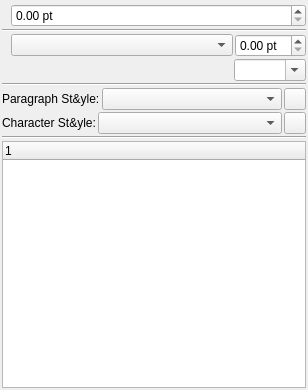
<?xml version="1.0" encoding="UTF-8"?>
<ui version="4.0">
 <class>PropertiesPalette_TextBase</class>
 <widget class="QWidget" name="PropertiesPalette_TextBase">
  <property name="geometry">
   <rect>
    <x>0</x>
    <y>0</y>
    <width>308</width>
    <height>390</height>
   </rect>
  </property>
  <property name="windowTitle">
   <string notr="true">Form</string>
  </property>
  <layout class="QVBoxLayout" name="verticalLayout">
   <property name="spacing">
    <number>2</number>
   </property>
   <property name="leftMargin">
    <number>2</number>
   </property>
   <property name="topMargin">
    <number>2</number>
   </property>
   <property name="rightMargin">
    <number>2</number>
   </property>
   <property name="bottomMargin">
    <number>2</number>
   </property>
   <item>
    <widget class="FontComboH" name="fonts" native="true"/>
   </item>
   <item>
    <layout class="QHBoxLayout" name="horizontalLayout">
     <item>
      <widget class="QLabel" name="fontSizeLabel">
       <property name="sizePolicy">
        <sizepolicy hsizetype="Preferred" vsizetype="Fixed">
         <horstretch>0</horstretch>
         <verstretch>0</verstretch>
        </sizepolicy>
       </property>
       <property name="text">
        <string/>
       </property>
       <property name="pixmap">
        <pixmap>../../resources/icons/zeichen.png</pixmap>
       </property>
       <property name="alignment">
        <set>Qt::AlignLeading|Qt::AlignLeft|Qt::AlignVCenter</set>
       </property>
      </widget>
     </item>
     <item>
      <widget class="ScrSpinBox" name="fontSize">
       <property name="sizePolicy">
        <sizepolicy hsizetype="MinimumExpanding" vsizetype="Fixed">
         <horstretch>0</horstretch>
         <verstretch>0</verstretch>
        </sizepolicy>
       </property>
       <property name="toolTip">
        <string>Font Size</string>
       </property>
       <property name="suffix">
        <string> pt</string>
       </property>
      </widget>
     </item>
    </layout>
   </item>
   <item>
    <widget class="Line" name="line_3">
     <property name="orientation">
      <enum>Qt::Horizontal</enum>
     </property>
    </widget>
   </item>
   <item>
    <layout class="QHBoxLayout" name="horizontalLayout_2">
     <item>
      <widget class="QLabel" name="lineSpacingLabel">
       <property name="sizePolicy">
        <sizepolicy hsizetype="Preferred" vsizetype="Fixed">
         <horstretch>0</horstretch>
         <verstretch>0</verstretch>
        </sizepolicy>
       </property>
       <property name="text">
        <string/>
       </property>
       <property name="pixmap">
        <pixmap>../../resources/icons/linespacing2.png</pixmap>
       </property>
      </widget>
     </item>
     <item>
      <widget class="QComboBox" name="lineSpacingModeCombo">
       <property name="sizePolicy">
        <sizepolicy hsizetype="MinimumExpanding" vsizetype="Fixed">
         <horstretch>0</horstretch>
         <verstretch>0</verstretch>
        </sizepolicy>
       </property>
       <property name="toolTip">
        <string>Select the line spacing mode</string>
       </property>
      </widget>
     </item>
     <item>
      <widget class="ScrSpinBox" name="lineSpacing">
       <property name="sizePolicy">
        <sizepolicy hsizetype="Preferred" vsizetype="Fixed">
         <horstretch>0</horstretch>
         <verstretch>0</verstretch>
        </sizepolicy>
       </property>
       <property name="toolTip">
        <string>Line Spacing</string>
       </property>
       <property name="suffix">
        <string> pt</string>
       </property>
      </widget>
     </item>
    </layout>
   </item>
   <item>
    <layout class="QHBoxLayout" name="horizontalLayout_5">
     <item alignment="Qt::AlignLeft">
      <widget class="DirectionSelect" name="textDirection" native="true"/>
     </item>
     <item>
      <widget class="AlignSelect" name="textAlignment" native="true"/>
     </item>
     <item>
      <spacer name="horizontalSpacer_2">
       <property name="orientation">
        <enum>Qt::Horizontal</enum>
       </property>
       <property name="sizeHint" stdset="0">
        <size>
         <width>40</width>
         <height>20</height>
        </size>
       </property>
      </spacer>
     </item>
     <item>
      <widget class="QComboBox" name="langCombo">
       <property name="toolTip">
        <string>Text Language</string>
       </property>
       <property name="editable">
        <bool>true</bool>
       </property>
      </widget>
     </item>
    </layout>
   </item>
   <item>
    <layout class="QHBoxLayout" name="horizontalLayout_6"/>
   </item>
   <item>
    <widget class="Line" name="line">
     <property name="orientation">
      <enum>Qt::Horizontal</enum>
     </property>
    </widget>
   </item>
   <item>
    <layout class="QHBoxLayout" name="horizontalLayout_3">
     <item>
      <widget class="QLabel" name="paraStyleLabel">
       <property name="sizePolicy">
        <sizepolicy hsizetype="Preferred" vsizetype="Fixed">
         <horstretch>0</horstretch>
         <verstretch>0</verstretch>
        </sizepolicy>
       </property>
       <property name="text">
        <string>Paragraph St&amp;yle:</string>
       </property>
       <property name="pixmap">
        <pixmap>../../resources/icons/zeichen.png</pixmap>
       </property>
      </widget>
     </item>
     <item>
      <widget class="ParaStyleComboBox" name="paraStyleCombo">
       <property name="sizePolicy">
        <sizepolicy hsizetype="MinimumExpanding" vsizetype="Fixed">
         <horstretch>0</horstretch>
         <verstretch>0</verstretch>
        </sizepolicy>
       </property>
       <property name="toolTip">
        <string>Paragraph style of currently selected text or paragraph</string>
       </property>
      </widget>
     </item>
     <item>
      <widget class="QToolButton" name="paraStyleClear">
       <property name="maximumSize">
        <size>
         <width>22</width>
         <height>22</height>
        </size>
       </property>
       <property name="toolTip">
        <string>Remove Direct Paragraph Formatting</string>
       </property>
       <property name="text">
        <string/>
       </property>
       <property name="icon">
        <iconset>
         <normaloff>../../resources/icons/16/edit-clear.png</normaloff>../../resources/icons/16/edit-clear.png</iconset>
       </property>
      </widget>
     </item>
    </layout>
   </item>
   <item>
    <layout class="QHBoxLayout" name="horizontalLayout_4">
     <item>
      <widget class="QLabel" name="charStyleLabel">
       <property name="sizePolicy">
        <sizepolicy hsizetype="Preferred" vsizetype="Fixed">
         <horstretch>0</horstretch>
         <verstretch>0</verstretch>
        </sizepolicy>
       </property>
       <property name="text">
        <string>Character St&amp;yle:</string>
       </property>
       <property name="pixmap">
        <pixmap>../../resources/icons/zeichen.png</pixmap>
       </property>
      </widget>
     </item>
     <item>
      <widget class="CharStyleComboBox" name="charStyleCombo">
       <property name="sizePolicy">
        <sizepolicy hsizetype="MinimumExpanding" vsizetype="Fixed">
         <horstretch>0</horstretch>
         <verstretch>0</verstretch>
        </sizepolicy>
       </property>
       <property name="toolTip">
        <string>Character style of currently selected text or paragraph</string>
       </property>
      </widget>
     </item>
     <item>
      <widget class="QToolButton" name="charStyleClear">
       <property name="maximumSize">
        <size>
         <width>22</width>
         <height>22</height>
        </size>
       </property>
       <property name="toolTip">
        <string>Remove Direct Character Formatting</string>
       </property>
       <property name="text">
        <string/>
       </property>
       <property name="icon">
        <iconset>
         <normaloff>../../resources/icons/16/edit-clear.png</normaloff>../../resources/icons/16/edit-clear.png</iconset>
       </property>
      </widget>
     </item>
    </layout>
   </item>
   <item>
    <widget class="Line" name="line_2">
     <property name="orientation">
      <enum>Qt::Horizontal</enum>
     </property>
    </widget>
   </item>
   <item>
    <widget class="ScTreeWidget" name="textTree">
     <column>
      <property name="text">
       <string notr="true">1</string>
      </property>
     </column>
    </widget>
   </item>
  </layout>
 </widget>
 <customwidgets>
  <customwidget>
   <class>ScrSpinBox</class>
   <extends>QDoubleSpinBox</extends>
   <header>ui/scrspinbox.h</header>
  </customwidget>
  <customwidget>
   <class>FontComboH</class>
   <extends>QWidget</extends>
   <header>ui/fontcombo.h</header>
   <container>1</container>
  </customwidget>
  <customwidget>
   <class>CharStyleComboBox</class>
   <extends>QComboBox</extends>
   <header>ui/spalette.h</header>
  </customwidget>
  <customwidget>
   <class>ScTreeWidget</class>
   <extends>QTreeWidget</extends>
   <header>ui/sctreewidget.h</header>
  </customwidget>
  <customwidget>
   <class>ParaStyleComboBox</class>
   <extends>QComboBox</extends>
   <header>ui/spalette.h</header>
  </customwidget>
  <customwidget>
   <class>AlignSelect</class>
   <extends>QWidget</extends>
   <header>ui/alignselect.h</header>
   <container>1</container>
  </customwidget>
  <customwidget>
   <class>DirectionSelect</class>
   <extends>QWidget</extends>
   <header>ui/directionselect.h</header>
   <container>1</container>
  </customwidget>
 </customwidgets>
 <resources/>
 <connections/>
</ui>
